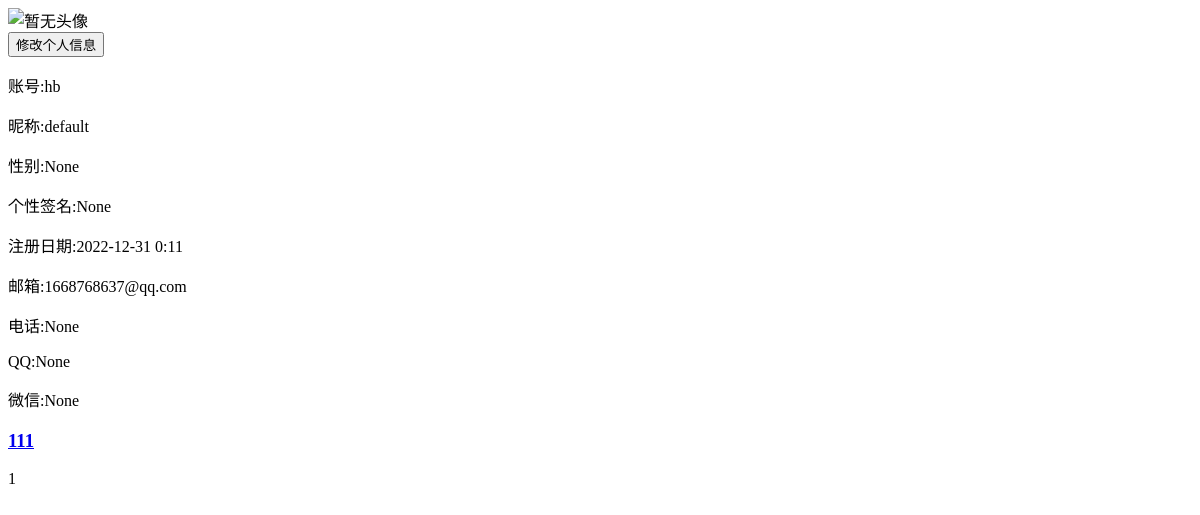
/userInfo (signed in), run on an earlier commit of the app's database.
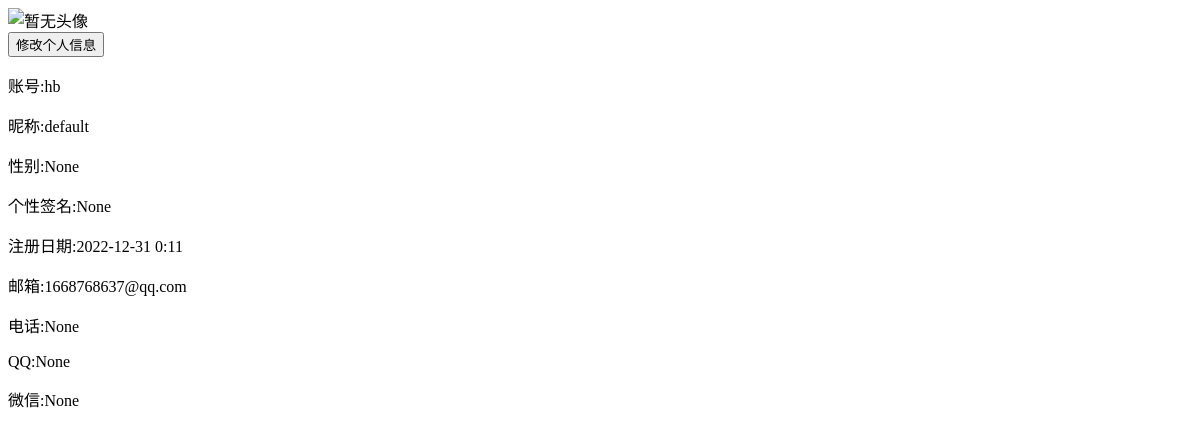
And on a later commit of the database.
### forum/models.py (models this page shows)
class Post(models.Model):
    POST_TYPE = (
        ('lostAndFound','lostAndFound'),
        ('anecdoteForum','anecdoteForum'),
        ('driftBottle','driftBottle'),
        ('eventInformation','eventInformation'),
        ('loveWall','loveWall')
        )
    title = models.CharField(
        verbose_name="标题",
        max_length=45,
        null=False)
    context = models.TextField(
        verbose_name="内容",
        null=False
    )
    owner = models.ForeignKey(
        UserProfile,
        verbose_name="所有者",
        related_name="ownerNum",
        on_delete=models.CASCADE,
        null=False)
    postType = models.CharField(
        choices=POST_TYPE,
        verbose_name="类型",
        max_length= 50
        )
    publishDate = models.DateField(
        max_length=20,
        default=timezone.now,
        verbose_name='发布日期'
    )
    likesNum = models.IntegerField(
        verbose_name="点赞数",
        null=False,
        default=0
    )
    class Meta:
        db_table = "Posts"
        verbose_name = 'post'
        verbose_name_plural = "post"

### home/views.py (the view)
# urls.py: path('userInfo',userInfo,name='userInfo'),
def userInfo(request):
    user = UserProfile.objects.filter(username=request.user.username)
    postList = Post.objects.all().filter(owner=request.user.id).order_by("-likesNum")
    return render(request,'userInfo.html',{'user':user[0],'postList':postList})

### home/templates/userInfo.html (shortened to what this page needs)
{% load staticfiles %}
<!DOCTYPE html>
<html lang="en">
<head>
</head>
<body>
    {% if user %}
    <div id="baseInfo">
        <div id="headPortrait">
            {% if user.headPortrait %}
            <img src="{{user.headPortrait.url}}" alt="暂无头像">
            {% else %}
            <img src="#" alt="暂无头像">
            {% endif %}
        </div>
        <div id="info">
            <button id="alter" onclick="alterInfo()">修改个人信息</button>
            <p><nobr>账号:</nobr><nobr class="test">{{user.username}}</nobr></p>
            <p><nobr>昵称:</nobr><nobr class="test">{{user.nickName}}</nobr></p>
            <p><nobr>性别:</nobr><nobr class="test">{{user.sex}}</nobr></p>
            <p><nobr>个性签名:</nobr><nobr class="test">{{user.personalSignature}}</nobr></p>
            <p><nobr>注册日期:</nobr><nobr class="test">{{user.create_date.year}}-{{user.create_date.month}}-{{user.create_date.day}} {{user.create_date.hour}}:{{user.create_date.second}}</nobr></p>
            <p><nobr>邮箱:</nobr><nobr class="test">{{user.email}}</nobr></p>
            <p><nobr>电话:</nobr><nobr class="test">{{user.phone}}</nobr></p>
            <p><nobr>QQ:</nobr><nobr class="test">{{user.qq}}</nobr></p>
            <p><nobr>微信:</nobr><nobr class="test">{{user.wechat}}</nobr></p>
        </div>
    </div>
    <div id="userPosts">
        <div id="postList">
            {% for post in postList %}
            <div class="post">
                <div class="">
                    <a href="{% url 'findForumById' post.id %}"><h3>{{ post.title }}</h3></a>
                    <p>{{ post.context}}</p>
                </div>
            </div>
            {% endfor %}
        </div>
    </div>
    {% else %}
    <p>该用户不存在</p>
    {% endif %}
</body>
</html>

What changed in the data, as far as the page shows it:
no longer on this page (row edited): Post: title "111", context "1"
